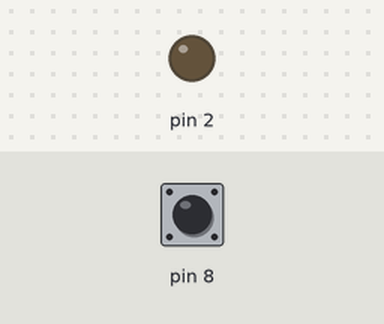
Bench run of a sketch on a simulated Arduino Uno, built with avr-gcc and run on an emulated ATmega328P. On the bench: output pins drawn as LEDs (lit = HIGH). Inputs (shaded band) come from the test bench; at power-on: pin 8 HIGH.

Above: at 0.8 s.
0.9 s: pin 8 pulled LOW for 0.15 s
At 0.97 s:
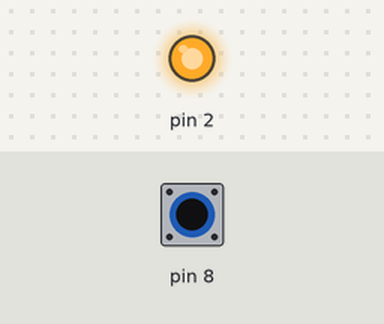
2.5 s: pin 8 pulled LOW for 3.2 s
At 6.4 s:
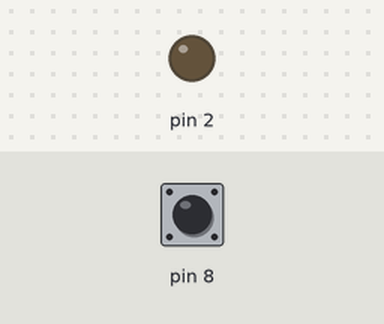
Timing chart, 0 to 7.9 s (numbered marks = the images above; inputs shaded):
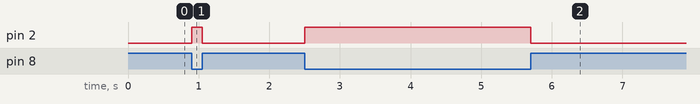

The sketch:

_P_3.ino
```cpp
#define F_CPU 16000000UL
#include <avr/io.h>

int main(void)
{
    DDRD |= (1 << PD2);
    DDRB &= ~(1 << PB0);

    PORTB |= (1 << PB0);

    while(1)
    {
        if(!(PINB & (1 << PB0)))
        {
            PORTD |= (1 << PD2);
        }
        else
        {
            PORTD &= ~(1 << PD2);
        }
    }
}
```

Measured:
- after the input at 0.9 s, pin 2: LOW → HIGH at once, → LOW 0.15 s later
- after the input at 2.5 s, pin 2: LOW → HIGH at once, → LOW 3.2 s later
